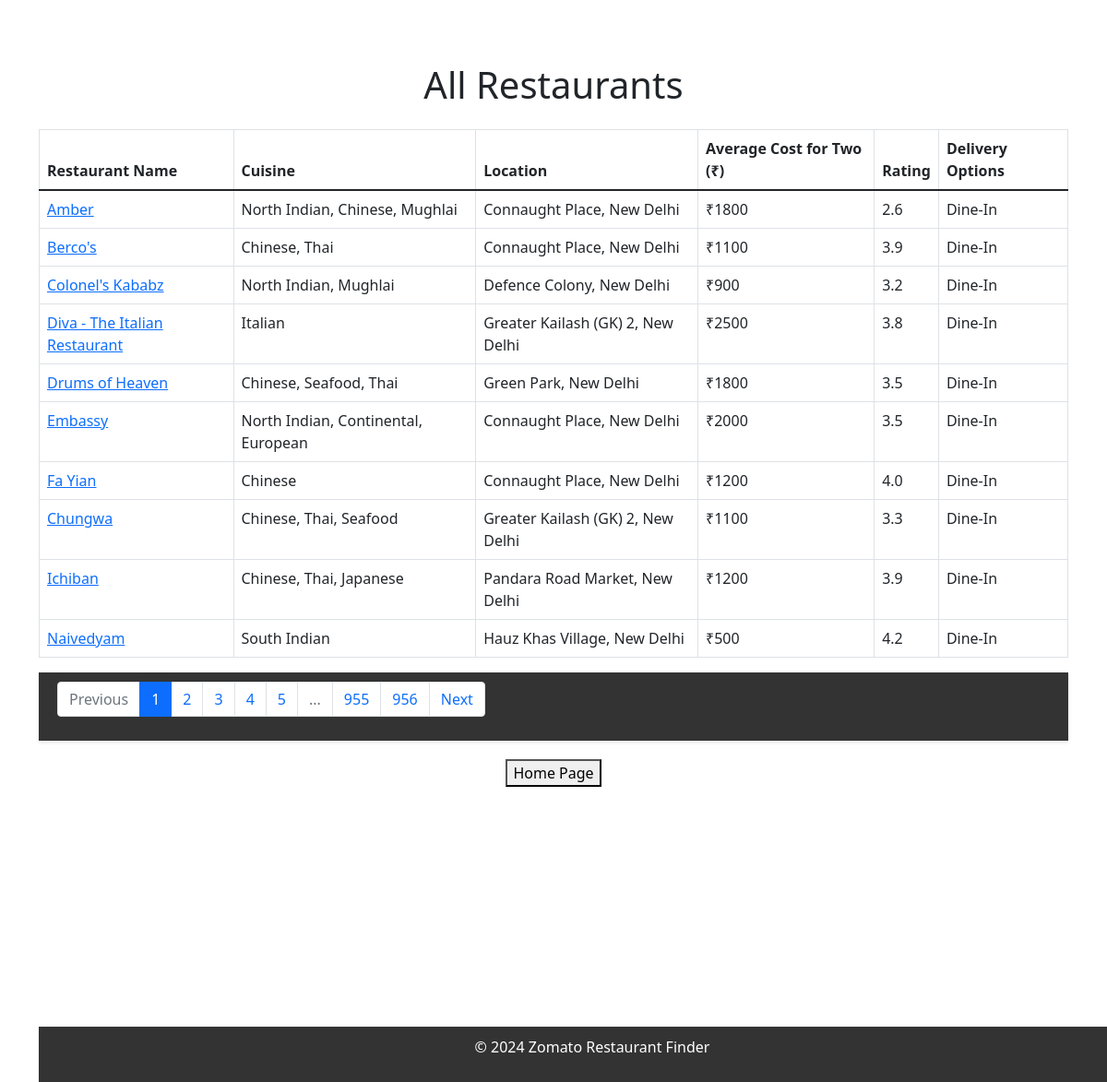
The app's page /all_restaurants with its own data.
### models.py (models this page shows, shortened)
class Restaurant(db.Model):
    __tablename__ = 'restaurant'
    id = db.Column(db.Integer, primary_key=True, autoincrement=True)
    name = db.Column(db.String, nullable=False)
    country_code = db.Column(db.String, nullable=True)
    city = db.Column(db.String, nullable=True)
    address = db.Column(db.String, nullable=True)
    locality = db.Column(db.String, nullable=True)
    locality_verbose = db.Column(db.String, nullable=True)
    longitude = db.Column(db.Float, nullable=True)
    latitude = db.Column(db.Float, nullable=True)
    cuisines = db.Column(db.String, nullable=True)
    average_cost_for_two = db.Column(db.Integer, nullable=True)
    currency = db.Column(db.String, nullable=True)
    has_table_booking = db.Column(db.String, nullable=True)
    has_online_delivery = db.Column(db.String, nullable=True)
    is_delivering_now = db.Column(db.String, nullable=True)
    switch_to_order_menu = db.Column(db.String, nullable=True)
    price_range = db.Column(db.Integer, nullable=True)
    aggregate_rating = db.Column(db.Float, nullable=True)
    rating_color = db.Column(db.String, nullable=True)
    rating_text = db.Column(db.String, nullable=True)
    votes = db.Column(db.Integer, nullable=True)

### routes.py (the view)
    @app.route('/all_restaurants')
    def show_all_restaurants():
        page = request.args.get('page', 1, type=int)
        per_page = 10
        restaurants = Restaurant.query.paginate(page=page, per_page=per_page, error_out=False)
        return render_template(RESTAURANT_LIST_HTML, restaurants=restaurants, pagination=restaurants)

### frontend/templates/restaurant_list.html (shortened to what this page needs)
<!DOCTYPE html>
<html lang="en">
<head>
    <link rel="stylesheet" href="{{ url_for('static', filename='css/style.css') }}">
    <link href="https://cdn.jsdelivr.net/npm/bootstrap@5.1.3/dist/css/bootstrap.min.css" rel="stylesheet">
</head>
<body>
    <div class="container mt-5">
        <header>
            <h1 class="text-center">All Restaurants</h1>
        </header>
        <table class="table table-bordered mt-4">
            <thead>
                <tr>
                    <th>Restaurant Name</th>
                    <th>Cuisine</th>
                    <th>Location</th>
                    <th>Average Cost for Two (₹)</th>
                    <th>Rating</th>
                    <th>Delivery Options</th>
                </tr>
            </thead>
            <tbody>
                {% for restaurant in restaurants %}
                <tr>
                    <td><a href="{{ url_for('restaurant_details', restaurant_id=restaurant.id) }}">{{ restaurant.name }}</a></td>
                    <td>{{ restaurant.cuisines }}</td>
                    <td>{{ restaurant.locality_verbose }}</td>
                    <td>₹{{ restaurant.average_cost_for_two }}</td>
                    <td>{{ restaurant.aggregate_rating }}</td>
                    <td>{{ 'Online Delivery' if restaurant.online_delivery else 'Dine-In' }}</td>
                </tr>
                {% endfor %}
            </tbody>
        </table>
        <nav aria-label="Page navigation example">
            <ul class="pagination justify-content-center">
                {% if pagination.has_prev %}
                <li class="page-item">
                    <a class="page-link" href="{{ url_for('show_all_restaurants', page=pagination.prev_num) }}">Previous</a>
                </li>
                {% else %}
                <li class="page-item disabled"><span class="page-link">Previous</span></li>
                {% endif %}
                {% for page_num in pagination.iter_pages() %}
                {% if page_num %}
                {% if page_num != pagination.page %}
                <li class="page-item"><a class="page-link" href="{{ url_for('show_all_restaurants', page=page_num) }}">{{ page_num }}</a></li>
                {% else %}
                <li class="page-item active" aria-current="page">
                    <span class="page-link">{{ page_num }}</span>
                </li>
                {% endif %}
                {% else %}
                <li class="page-item disabled"><span class="page-link">...</span></li>
                {% endif %}
                {% endfor %}
                {% if pagination.has_next %}
                <li class="page-item">
                    <a class="page-link" href="{{ url_for('show_all_restaurants', page=pagination.next_num) }}">Next</a>
                </li>
                {% else %}
                <li class="page-item disabled"><span class="page-link">Next</span></li>
                {% endif %}
            </ul>
        </nav>
        <div class="button-container" style="text-align: center; margin-top: 20px;">
            <a href="{{ url_for('home') }}">
            <button type="button">Home Page</button>
            </a>
        </div>
        <footer class="text-center mt-4">
            <p>© 2024 Zomato Restaurant Finder</p>
        </footer>
    </div>
</body>
</html>

### frontend/static/css/style.css (style rules this page uses)
body { font-family: Arial, sans-serif; margin: 0; padding: 0 0 300px 0; background-color: #f4f4f4; }
nav { display: flex; justify-content: space-between; align-items: center; background-color: #333; padding: 10px 20px; color: #fff; box-shadow: 0 2px 4px rgba(0, 0, 0, 0.1); }
nav a { color: #fff; text-decoration: none; }
.container { padding: 20px; max-width: 1200px; margin: auto; width: 80%; }
footer { background-color: #333; color: white; text-align: center; padding: 10px; position: fixed; bottom: 0; width: 100%; box-sizing: border-box; }

### records on screen
Restaurant: name "Amber", cuisines "North Indian, Chinese, Mughlai", locality_verbose "Connaught Place, New Delhi", average_cost_for_two "1800", aggregate_rating "2.6", online_delivery "Dine-In"
Restaurant: name "Berco's", cuisines "Chinese, Thai", locality_verbose "Connaught Place, New Delhi", average_cost_for_two "1100", aggregate_rating "3.9", online_delivery "Dine-In"
Restaurant: name "Colonel's Kababz", cuisines "North Indian, Mughlai", locality_verbose "Defence Colony, New Delhi", average_cost_for_two "900", aggregate_rating "3.2", online_delivery "Dine-In"
Restaurant: name "Diva - The Italian Restaurant", cuisines "Italian", locality_verbose "Greater Kailash (GK) 2, New Delhi", average_cost_for_two "2500", aggregate_rating "3.8", online_delivery "Dine-In"
Restaurant: name "Drums of Heaven", cuisines "Chinese, Seafood, Thai", locality_verbose "Green Park, New Delhi", average_cost_for_two "1800", aggregate_rating "3.5", online_delivery "Dine-In"
Restaurant: name "Embassy", cuisines "North Indian, Continental, European", locality_verbose "Connaught Place, New Delhi", average_cost_for_two "2000", aggregate_rating "3.5", online_delivery "Dine-In"
Restaurant: name "Fa Yian", cuisines "Chinese", locality_verbose "Connaught Place, New Delhi", average_cost_for_two "1200", aggregate_rating "4.0", online_delivery "Dine-In"
Restaurant: name "Chungwa", cuisines "Chinese, Thai, Seafood", locality_verbose "Greater Kailash (GK) 2, New Delhi", average_cost_for_two "1100", aggregate_rating "3.3", online_delivery "Dine-In"
Restaurant: name "Ichiban", cuisines "Chinese, Thai, Japanese", locality_verbose "Pandara Road Market, New Delhi", average_cost_for_two "1200", aggregate_rating "3.9", online_delivery "Dine-In"
Restaurant: name "Naivedyam", cuisines "South Indian", locality_verbose "Hauz Khas Village, New Delhi", average_cost_for_two "500", aggregate_rating "4.2", online_delivery "Dine-In"

### other values on screen
{{ page_num }} "1"
{{ page_num }} "2" "3" "4" "5" "955" "956"
